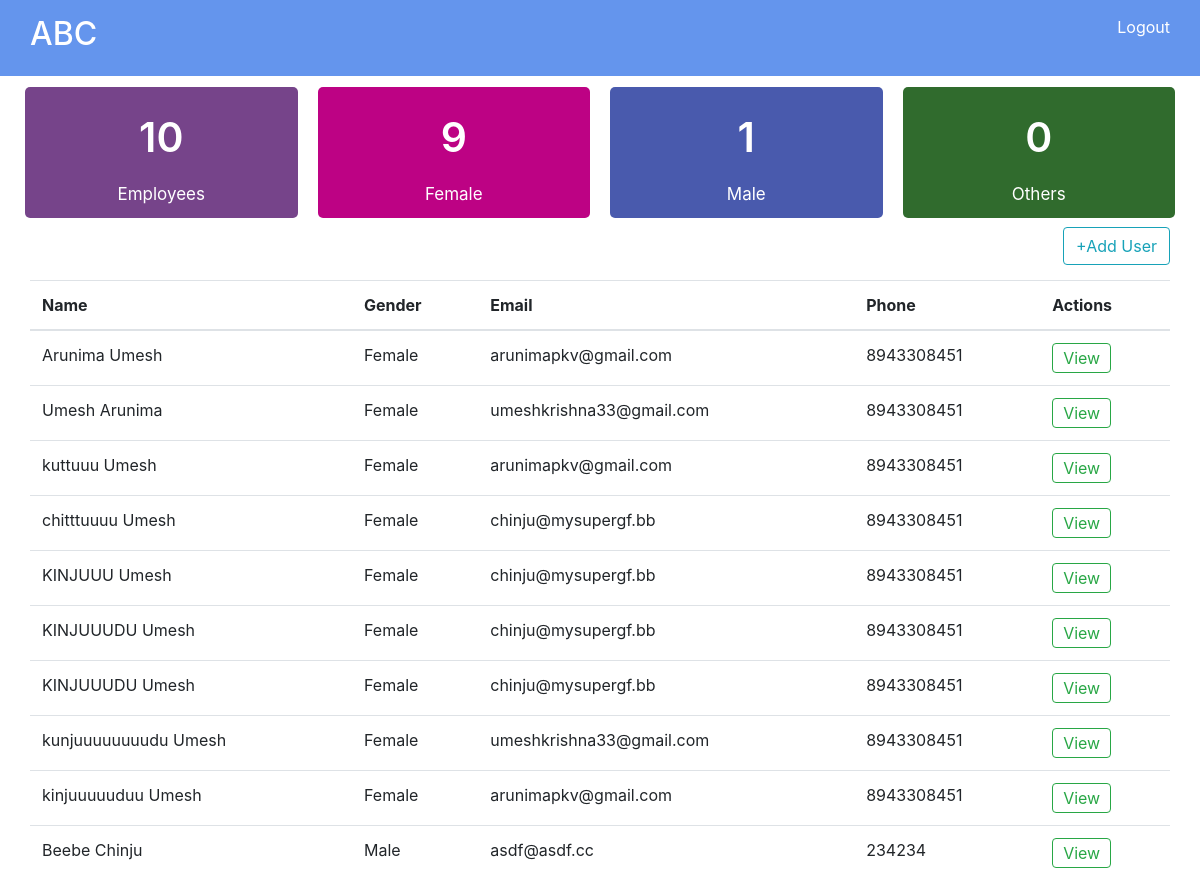
The page /employee/admin/ (signed in) on the database its author committed.
### employee/models.py (models this page shows)
class User(AbstractUser):
    employee_id = models.CharField(max_length=24)
    phone = models.CharField(max_length=16)
    address = models.TextField(null=True)
    image = models.ImageField(upload_to='uploads/images/', null=True, blank=True)
    gender = models.IntegerField(choices=((1, 'Female'), (2, 'Male'), (3, 'Others')), default=1)

### employee/views.py (the view)
# urls.py: path('admin/', AdminDashboard.as_view()),
class AdminDashboard(View):
    def get(self, request):
        if request.user and request.user.is_superuser:
            members = User.objects.filter(is_superuser=False, is_active=True)
            total_members = members.count()
            count_female = members.filter(gender=1).count()
            count_male = members.filter(gender=2).count()
            count_oth = members.filter(gender=3).count()
            return render(request, 'admindashboard.html',
                          {'members': members, 'total_members': total_members, 'count_female': count_female,
                           'count_male': count_male, 'count_oth': count_oth})
        else:
            return HttpResponseForbidden()

### employee/templates/admindashboard.html (shortened to what this page needs)
{% include 'base.html' %}
{% block content %}
<div class="col-lg-12">
    <div class="col-lg-3 card">
        <div class="card-inner" style="background-color: #76448A">
            <div class="value">{{ total_members }}</div>
            <div class="text">Employees</div>
        </div>
    </div>
    <div class="col-lg-3 card">
        <div class="card-inner" style="background-color: #bd0284">
            <div class="value">{{ count_female }}</div>
            <div class="text">Female</div>
        </div>
    </div>
    <div class="col-lg-3 card">
        <div class="card-inner" style="background-color: #495aad">
            <div class="value">{{ count_male }}</div>
            <div class="text">Male</div>
        </div>
    </div>
    <div class="col-lg-3 card">
        <div class="card-inner" style="background-color: #306b2d">
            <div class="value">{{ count_oth }}</div>
            <div class="text">Others</div>
        </div>
    </div>
</div>
<div class="col-lg-12">
    <div class="col-lg-12" style="float:left;">
        <div style="float:right;">
            <a class="btn btn-outline-info" href="{% url 'employee:create_user' %}">+Add User</a>
        </div>
    </div>
    <div  class="col-lg-12" style="float:left;">
        <table class="table" style="margin-top:15px;" >
            <thead>
            <tr>
                <th>Name</th>
                <th>Gender</th>
                <th>Email</th>
                <th>Phone</th>
                <th>Actions</th>
            </tr>
            </thead>
            <tbody>
            {% for member in members %}
            <tr>
                <td>{{member.first_name}} {{member.last_name}}</td>
                <td>{{member.get_gender_display}}</td>
                <td>{{member.email}}</td>
                <td>{{member.phone}}</td>
                <td><a class="btn btn-outline-success btn-xs" href="{% url 'employee:user_detail' id=member.id %}">View</a></td>
            </tr>
            {% endfor %}
            </tbody>
        </table>
    </div>
</div>
{% endblock %}

### employee/templates/base.html (shortened to what this page needs)
<!DOCTYPE html>
{% load static %}
<html lang="en">
<head>
    <link rel="stylesheet" href="{% static '/bootstrap/bootstrap.min.css' %}">
</head>
<body>
<div class="col-lg-12" style="float:left; background-color:#6495ED;padding:15px;color:white;">
    <div class="col-lg-10" style="float:left;">
        <h2>ABC</h2>
    </div>
    <div class="col-lg-2" style="float:left;">
            <a href="{% url 'employee:logout' %}" style="float:right;color:white;">Logout</a>
    </div>
</div>
<div class="col-lg-12" style="float:left;">
</div>
</body>
</html>

### employee/templates/admindashboard.html (style rules this page uses)
.card { height: 150px; padding: 10px; border: none; float : left; }
.card .card-inner { border-radius: 5px; padding-top:20px; padding-bottom:10px; }
.card .value { width:100%; text-align:center; font-weight: 600; font-size: 41px; color: white; height:75px; }
.card .text { width:100%; text-align:center; font-size: 17px; color: white; }
.btn-xs { padding: 2px 10px; }

### rows shown on the page
User: first_name "Arunima", last_name "Umesh", gender "Female", email "arunimapkv@gmail.com", phone "8943308451"
User: first_name "Umesh", last_name "Arunima", gender "Female", email "umeshkrishna33@gmail.com", phone "8943308451"
User: first_name "kuttuuu", last_name "Umesh", gender "Female", email "arunimapkv@gmail.com", phone "8943308451"
User: first_name "chitttuuuu", last_name "Umesh", gender "Female", email "chinju@mysupergf.bb", phone "8943308451"
User: first_name "KINJUUU", last_name "Umesh", gender "Female", email "chinju@mysupergf.bb", phone "8943308451"
User: first_name "KINJUUUDU", last_name "Umesh", gender "Female", email "chinju@mysupergf.bb", phone "8943308451"
User: first_name "KINJUUUDU", last_name "Umesh", gender "Female", email "chinju@mysupergf.bb", phone "8943308451"
User: first_name "kunjuuuuuuuudu", last_name "Umesh", gender "Female", email "umeshkrishna33@gmail.com", phone "8943308451"
User: first_name "kinjuuuuuduu", last_name "Umesh", gender "Female", email "arunimapkv@gmail.com", phone "8943308451"
User: first_name "Beebe", last_name "Chinju", gender "Male", email "asdf@asdf.cc", phone "234234"

### other values the page prints
{{ total_members }} "10"
{{ count_female }} "9"
{{ count_male }} "1"
{{ count_oth }} "0"
